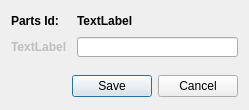
<?xml version="1.0" encoding="UTF-8"?>
<ui version="4.0">
 <class>Dialog_parts_id_update</class>
 <widget class="QDialog" name="Dialog_parts_id_update">
  <property name="geometry">
   <rect>
    <x>0</x>
    <y>0</y>
    <width>249</width>
    <height>110</height>
   </rect>
  </property>
  <property name="windowTitle">
   <string>Update Part Id...</string>
  </property>
  <layout class="QVBoxLayout" name="verticalLayout">
   <item>
    <layout class="QHBoxLayout" name="horizontalLayout_3">
     <item>
      <widget class="QLabel" name="label_2">
       <property name="minimumSize">
        <size>
         <width>60</width>
         <height>20</height>
        </size>
       </property>
       <property name="font">
        <font>
         <weight>75</weight>
         <bold>true</bold>
        </font>
       </property>
       <property name="text">
        <string>Parts Id: </string>
       </property>
      </widget>
     </item>
     <item>
      <widget class="QLabel" name="label_3">
       <property name="minimumSize">
        <size>
         <width>0</width>
         <height>20</height>
        </size>
       </property>
       <property name="font">
        <font>
         <weight>75</weight>
         <bold>true</bold>
        </font>
       </property>
       <property name="text">
        <string>TextLabel</string>
       </property>
      </widget>
     </item>
     <item>
      <spacer name="horizontalSpacer_2">
       <property name="orientation">
        <enum>Qt::Horizontal</enum>
       </property>
       <property name="sizeHint" stdset="0">
        <size>
         <width>40</width>
         <height>20</height>
        </size>
       </property>
      </spacer>
     </item>
    </layout>
   </item>
   <item>
    <layout class="QHBoxLayout" name="horizontalLayout">
     <item>
      <widget class="QLabel" name="label">
       <property name="enabled">
        <bool>false</bool>
       </property>
       <property name="minimumSize">
        <size>
         <width>60</width>
         <height>20</height>
        </size>
       </property>
       <property name="font">
        <font>
         <weight>75</weight>
         <bold>true</bold>
        </font>
       </property>
       <property name="text">
        <string>TextLabel</string>
       </property>
      </widget>
     </item>
     <item>
      <widget class="QLineEdit" name="lineEdit">
       <property name="minimumSize">
        <size>
         <width>0</width>
         <height>20</height>
        </size>
       </property>
      </widget>
     </item>
    </layout>
   </item>
   <item>
    <spacer name="verticalSpacer">
     <property name="orientation">
      <enum>Qt::Vertical</enum>
     </property>
     <property name="sizeHint" stdset="0">
      <size>
       <width>20</width>
       <height>40</height>
      </size>
     </property>
    </spacer>
   </item>
   <item>
    <layout class="QHBoxLayout" name="horizontalLayout_2">
     <item>
      <spacer name="horizontalSpacer">
       <property name="orientation">
        <enum>Qt::Horizontal</enum>
       </property>
       <property name="sizeHint" stdset="0">
        <size>
         <width>20</width>
         <height>20</height>
        </size>
       </property>
      </spacer>
     </item>
     <item>
      <widget class="QDialogButtonBox" name="buttonBox">
       <property name="enabled">
        <bool>true</bool>
       </property>
       <property name="minimumSize">
        <size>
         <width>100</width>
         <height>25</height>
        </size>
       </property>
       <property name="orientation">
        <enum>Qt::Horizontal</enum>
       </property>
       <property name="standardButtons">
        <set>QDialogButtonBox::Cancel|QDialogButtonBox::Save</set>
       </property>
       <property name="centerButtons">
        <bool>true</bool>
       </property>
      </widget>
     </item>
    </layout>
   </item>
  </layout>
 </widget>
 <resources/>
 <connections>
  <connection>
   <sender>buttonBox</sender>
   <signal>rejected()</signal>
   <receiver>Dialog_parts_id_update</receiver>
   <slot>reject()</slot>
   <hints>
    <hint type="sourcelabel">
     <x>316</x>
     <y>260</y>
    </hint>
    <hint type="destinationlabel">
     <x>286</x>
     <y>274</y>
    </hint>
   </hints>
  </connection>
 </connections>
</ui>
